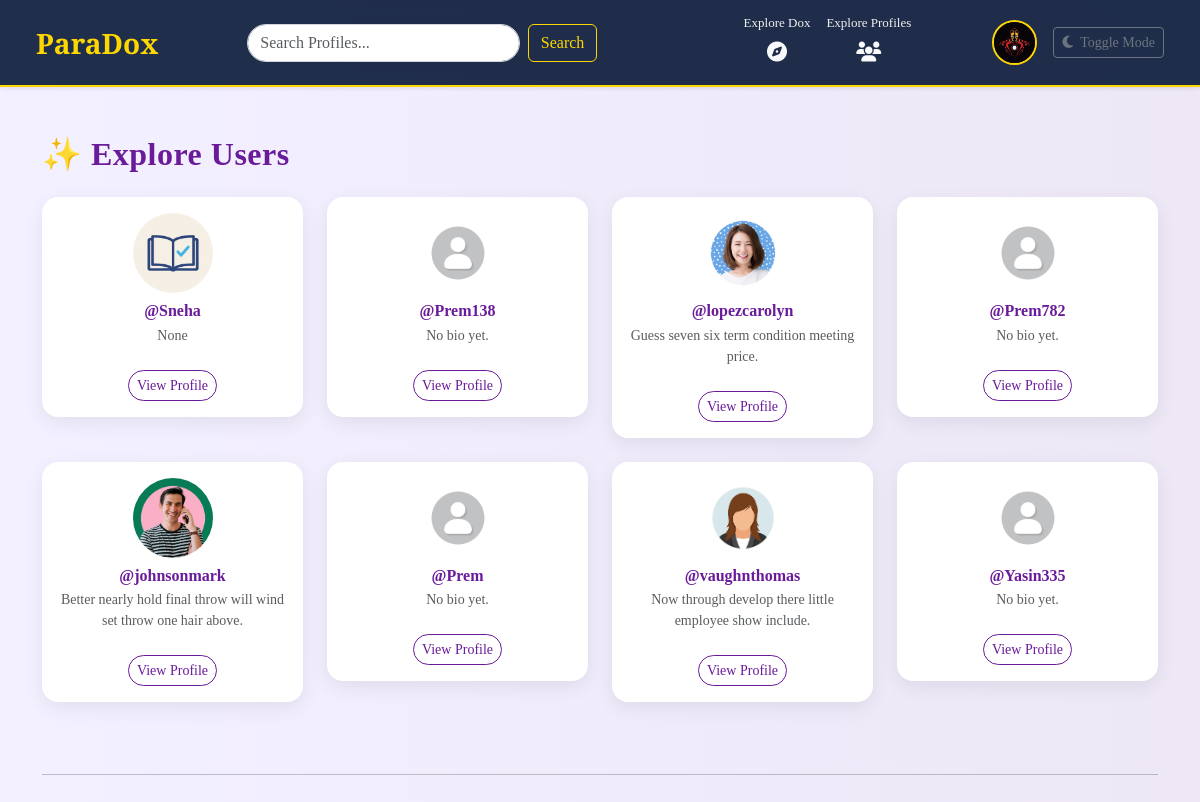
The app's page /explore_profile/ (signed in) with its own data.
### apps/dashboard/models.py (models this page shows)
class User(models.Model):
    email = models.EmailField(unique=True)
    name = models.CharField(max_length=100, default="User", null=True, blank=True)
    mobile = models.CharField(max_length=14, unique=True)
    password = models.CharField(max_length=255)
    otp = models.IntegerField(null=True, blank=True)
    is_active = models.BooleanField(default=False)
    followers = models.ManyToManyField('self', symmetrical=False, related_name='following', blank=True)
    bio = models.TextField(blank=True, null=True)
    profile_image = models.ImageField(upload_to='profile_images/',blank=True, null=True)
    from django.db import models

### apps/dashboard/views.py (the view)
# urls.py: path('explore_profile/', views.explore_profile, name='explore_profile'),
@login_required
def explore_profile(request):
    user_id = request.session.get('user_id')
    current_user = User.objects.get(id=user_id)
    users = list(User.objects.exclude(id=user_id))
    documents = list(Document.objects.all())
    random.shuffle(users)
    random.shuffle(documents)
    return render(request, 'dashboard/explore_profile.html', {
        'users': users,
        'documents': documents,
        'current_user': current_user
    })

### apps/dashboard/context_processors.py (called while the page is built)
def current_user(request):
    user_id = request.session.get('user_id')
    if user_id:
        try:
            user = User.objects.get(id=user_id)
            return {'user': user}
        except User.DoesNotExist:
            return {}
    return {}

### apps/dashboard/views.py (called while the page is built)
def login_required(view_func):
    @wraps(view_func)
    def wrapper(request, *args, **kwargs):
        if 'user_id' not in request.session:
            return redirect('sign_in')
        return view_func(request, *args, **kwargs)
    return wrapper

### apps/dashboard/templates/dashboard/explore_profile.html (shortened to what this page needs)
{% extends 'dashboard/base.html' %}
{% load static %}
{% block body %}
<div class="container mt-5 mb-5">
  <h2 class="mb-4 section-title">✨ Explore Users</h2>
  <div class="row">
    {% for user in users %}
    <div class="col-md-3 mb-4">
      <div class="card text-center user-card border-0">
        <div class="card-body">
          {% if user.profile_image and user.profile_image.name %}
          <img src="{{ user.profile_image.url }}" class="rounded-circle mb-2" width="80" height="80" style="object-fit: cover;">
          {% else %}
          <img src="{% static 'dashboard/images/default-profile-icon.jpg' %}" class="rounded-circle mb-2" width="80" height="80" style="object-fit: cover;">
          {% endif %}
          <h6 class="fw-bold mb-1 text-purple">@{{ user.name }}</h6>
          <p class="text-muted small">{{ user.bio|default:"No bio yet." }}</p>
          <a href="{% url 'public_profile' user.id %}" class="btn btn-sm user-btn rounded-pill mt-2">View Profile</a>
        </div>
      </div>
    </div>
    {% endfor %}
  </div>
  <hr class="my-5">
</div>
{% endblock %}

### apps/dashboard/templates/dashboard/base.html (shortened to what this page needs)
{% load static %}
<!DOCTYPE html>
<html lang="en">
<head>
  <link href="https://cdn.jsdelivr.net/npm/bootstrap@5.3.6/dist/css/bootstrap.min.css" rel="stylesheet"
>
  <link rel="stylesheet" href="https://cdnjs.cloudflare.com/ajax/libs/font-awesome/6.4.0/css/all.min.css">
  <link rel="stylesheet" href="{% static 'dashboard/css/style.css' %}">
</head>
<body class="bg-light text-dark" id="page-body">
  <nav class="navbar navbar-expand-lg sticky-top shadow-sm">
    <div class="container-fluid">
      <a class="navbar-brand" href="{% url 'index' %}">ParaDox</a>
      <div class="collapse navbar-collapse justify-content-between" id="navbarNav">
        <form class="d-flex mx-auto" action="{% url 'index' %}" method="get" style="width: 350px;">
          <input class="form-control me-2" type="search" name="query" placeholder="Search Profiles..."
            aria-label="Search">
          <button class="btn btn-outline-dark" type="submit">Search</button>
        </form>
        <ul class="navbar-nav ms-auto d-flex align-items-center gap-3">
          <li class="nav-item text-center">
            <label>Explore Dox</label>
            <a href="{% url 'explore_docs' %}" class="nav-link text-light">
              <i class="fas fa-compass fa-lg"></i>
            </a>
          </li>
          <li class="nav-item text-center">
            <label>Explore Profiles</label>
            <a href="{% url 'explore_profile' %}" class="nav-link text-light">
              <i class="fas fa-users fa-lg"></i>
            </a>
          </li>
        </ul>
        <ul class="navbar-nav ms-auto d-flex align-items-center gap-3">
          <li class="nav-item">
            <a href="{% url 'profile' %}">
              {% if user.profile_image %}
              <img src="{{ user.profile_image.url }}" alt="Profile" title="@{{ user.name }}" class="ms-2"
                style="width: 45px; height: 45px; object-fit: cover; border-radius: 50%; border: 2px solid gold;">
              {% else %}
              <img src="{% static 'dashboard/images/default-profile-icon.jpg' %}" alt="Default" title="@{{ user.name }}"
                class="ms-2"
                style="width: 45px; height: 45px; object-fit: cover; border-radius: 50%; border: 2px solid gold;">
              {% endif %}
            </a>
          </li>
          <li class="nav-item">
            <button class="btn btn-sm btn-outline-secondary" id="themeToggle">
              <i class="fas fa-moon me-1"></i> Toggle Mode
            </button>
          </li>
        </ul>
      </div>
    </div>
  </nav>
  {% block body %}{% endblock %}
</body>
</html>

### apps/dashboard/static/dashboard/css/style.css (style rules this page uses)
* { font-family: 'Times New Roman', Times, serif; }

### apps/dashboard/templates/dashboard/base.html (style rules this page uses)
body { font-family: 'Roboto', sans-serif; }
.navbar { background: rgba(19, 35, 65, 0.95); padding: 0.8rem 1.5rem; border-bottom: 2px solid gold; backdrop-filter: blur(10px); }
.navbar-brand { font-family: 'Playfair Display', serif; font-size: 28px; font-weight: 600; color: gold !important; }
.nav-link, .form-control { border-radius: 30px; }
.form-control { border: 1px solid #ced4da; }
.btn-outline-dark { border-color: gold; color: gold; }
.navbar-nav .nav-item img { border-radius: 50%; width: 45px; height: 45px; object-fit: cover; border: 2px solid gold; }
label { font-size: 13px; font-weight: 500; color: #f0f0f0; margin-bottom: 0; display: block; text-align: center; }

### apps/dashboard/templates/dashboard/explore_profile.html (style rules this page uses)
body { background: linear-gradient(to right, #f3f0ff, #ede7f6); }
.section-title { color: #6a1b9a; font-weight: 700; letter-spacing: 0.5px; }
.user-card, .doc-card { border-radius: 1rem; box-shadow: 0 6px 20px rgba(0, 0, 0, 0.07); transition: transform 0.2s ease; }
.user-btn { color: #6a1b9a; border-color: #6a1b9a; }
.text-purple { color: #6a1b9a; }

### records on screen
User: profile_image (picture)
User: profile_image (picture), name "Sneha", bio "None"
User: name "Prem138", bio "No bio yet."
User: profile_image (picture), name "lopezcarolyn", bio "Guess seven six term condition meeting price."
User: name "Prem782", bio "No bio yet."
User: profile_image (picture), name "johnsonmark", bio "Better nearly hold final throw will wind set throw one hair above."
User: name "Prem", bio "No bio yet."
User: profile_image (picture), name "vaughnthomas", bio "Now through develop there little employee show include."
User: name "Yasin335", bio "No bio yet."
